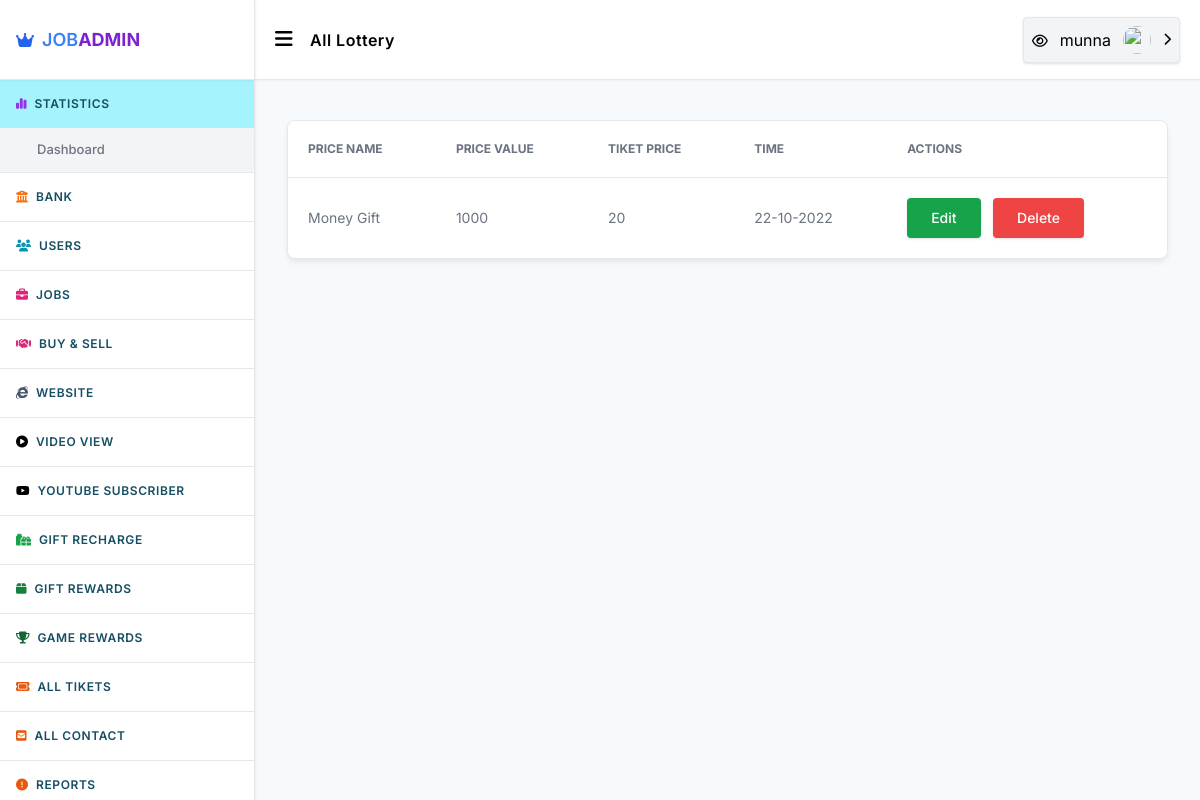
Screenshot of /admin/all-lottery.php (signed in) with the database file from the repository.
### tables this page shows
CREATE TABLE `users` (
  `id` int(11) UNSIGNED NOT NULL,
  `mobile` varchar(55) NOT NULL,
  `fullname` varchar(25) NOT NULL,
  `email` varchar(255) NOT NULL,
  `password` varchar(128) NOT NULL,
  `coins` decimal(10,2) NOT NULL DEFAULT 0.00,
  `image` varchar(999) NOT NULL,
  `totalarn` decimal(10,2) NOT NULL,
  `admin` smallint(3) UNSIGNED NOT NULL DEFAULT 0,
  `country` varchar(255) NOT NULL,
  `address` varchar(999) NOT NULL,
  `city` varchar(500) NOT NULL,
  `zipcod` varchar(50) NOT NULL,
  `datebirth` varchar(55) NOT NULL,
  `facebook` text NOT NULL,
  `twiter` varchar(999) NOT NULL,
  `reg_time` int(11) UNSIGNED NOT NULL DEFAULT 0,
  `last_activity` int(11) UNSIGNED NOT NULL DEFAULT 0,
  `ref` int(11) UNSIGNED NOT NULL DEFAULT 0,
  `reg_ip` varchar(64) NOT NULL DEFAULT '0',
  `log_ip` varchar(64) NOT NULL,
  `activate` varchar(32) NOT NULL DEFAULT '0',
  `disabled` smallint(1) UNSIGNED NOT NULL DEFAULT 0
);

CREATE TABLE `tottery` (
  `id` int(11) NOT NULL,
  `name` varchar(255) NOT NULL,
  `price` int(11) NOT NULL,
  `img` varchar(255) NOT NULL,
  `lprice` int(5) NOT NULL,
  `wintime` int(11) NOT NULL,
  `time` int(11) NOT NULL
);

### system/include/int.php (called while the page is built, shortened)
<?php
	$config['sql_extenstion']  = 'MySQLi';
	require(BASE_PATH.'/include/database.php');
	$db = new MySQLConnection($config['sql_host'], $config['sql_username'], $config['sql_password'], $config['sql_database']);$yerr = $db;$db->Connect();
	$config = array();
	$configs = $db->QueryFetchArrayAll("SELECT config_name,config_value FROM `site_config`");
	foreach ($configs as $con)
	{
		$config[$con['config_name']] = $con['config_value'];
	}
	$config['version'] = '1.0';
	if(isset($_SESSION['User_Id'])){
		$ses_id = $_SESSION['User_Id'];
		$data = $db->QueryFetchArray("SELECT * FROM `users` WHERE `id`='".$ses_id."' AND `disabled`='0' LIMIT 1");
	}
?>

### system/include/database.php (called while the page is built)
 <?php
$config['sql_host']       = 'localhost';
$config['sql_username']   = 'root';
$config['sql_password']   = '';
$config['sql_database']   = 'jobless';
$config['sql_extenstion'] = (version_compare(phpversion(), '5.5', '<') ? 'MySQL' : 'MySQLi');
 ?>

### system/include/libs/database/MySQLi.php (called while the page is built, shortened)
<?php
class MySQLConnection {
	private $sqlHost;
	private $sqlUser;
	private $sqlPassword;
	private $sqlDatabase;
	private $MySQLi = FALSE;
	public function __construct($sqlHost, $sqlUser, $sqlPassword, $sqlDatabase = FALSE) {
		$this->sqlHost = $sqlHost;
		$this->sqlUser = $sqlUser;
		$this->sqlPassword = $sqlPassword;
		$this->sqlDatabase = $sqlDatabase;
	}
	public function Connect() {
		$this->MySQLi = new mysqli($this->sqlHost, $this->sqlUser, $this->sqlPassword, $this->sqlDatabase);
		return $this->MySQLi;
	}
	public function Query($query, $unbuffered = false, $show_error = false) {
		$start = microtime(true);
		$query = $this->MySQLi->query($query, ($unbuffered ? MYSQLI_USE_RESULT : MYSQLI_STORE_RESULT));
		return $query;
	}
	public function FetchArray($result) {
		$result = $result->fetch_array();
		return $result;
	}
	public function QueryFetchArray($result)
	{
		$result = $this->Query($result, true);
		$result = $this->FetchArray($result);
		return $result;
	}
	public function QueryFetchArrayAll($result) {
		$result = $this->Query($result, true);
		$retval = array();
		while($row = $this->FetchArray($result)) {
			$retval[] = $row;
		}
		return $retval;
	}
}
?>

### system/functions.php (called while the page is built, shortened)
<?php
require_once"include/int.php";
function _getData($db,$queary){
    $data=$db->QueryFetchArray($queary);
    return  $data==null?0:$data;
}
?>

### admin/all-lottery.php (the view, shortened to what this page needs)
<?php
  require_once"common/header.php";
  ?>
      <div class="x_container space-y-10 py-10">
        <div class="flex flex-col rounded-lg shadow-md border border-[
    ] shadow-gray-200 bg-white">
          <div class="overflow-x-auto rounded-lg">
            <div class="inline-block min-w-full align-middle">
              <div class="overflow-auto bg-white">
                <table class="min-w-full divide-y divide-gray-200 table-fixed">
                  <thead class="bg-white">
                    <tr>
                      <th scope="col" class="p-4 text-xs font-medium text-left text-gray-500 uppercase lg:p-5"> Price Name
                      </th>
                      <th scope="col" class="p-4 text-xs font-medium text-left text-gray-500 uppercase lg:p-5"> Price
                      Value </th>
                      <th scope="col" class="p-4 text-xs font-medium text-left text-gray-500 uppercase lg:p-5">Tiket Price
                         </th>
                      <th scope="col" class="p-4 text-xs font-medium text-left text-gray-500 uppercase lg:p-5"> Time
                      </th>
                      <th scope="col" class="p-4 text-xs font-medium text-left text-gray-500 uppercase lg:p-5"> Actions
                      </th>
                    </tr>
                  </thead>
                  <tbody class="bg-white divide-y divide-gray-200">
                    <?php
                    $pr=_getData($db,"SELECT * FROM `tottery` WHERE id=1");
                    ?>
                    <tr class="hover:bg-gray-100">
                      <td class="p-4 text-sm font-normal text-gray-500 whitespace-nowrap lg:p-5">
                        <?= $pr['name'] ?> </td>
                      <td class="p-4 text-sm font-normal text-gray-500 whitespace-nowrap lg:p-5">
                      <?= $pr['price'] ?> </td>
                      <td class="p-4 text-sm font-normal text-gray-500 whitespace-nowrap lg:p-5">
                      <?= $pr['lprice'] ?> </td>
                      <td class="p-4 text-sm font-normal text-gray-500 whitespace-nowrap lg:p-5">
                      <?= date('d-m-Y',$pr['time']) ?> </td>
                      <td class="p-4 space-x-2 whitespace-nowrap lg:p-5">
                        <a href="add-new-lottery.php?ids=1" type="button"
                          class="popup_show btn bg-green-600 w-fit text-white">Edit</a>
                        <button data-target="delete_lottery" type="button"
                          class="popup_show btn bg-red-500 w-fit text-white">Delete</button>
                      </td>
                    </tr>
                  </tbody>
                </table>
              </div>
            </div>
          </div>
        </div>
      </div>
    </div>
  </main>
</body>
</html>

### admin/common/header.php (shortened to what this page needs)
<?php
	require_once"../system/functions.php";
?>
<!DOCTYPE html>
<html lang="en">
<head>
    <link rel="stylesheet" href="css/styles.css">
    <link rel="stylesheet" href="../assets/css/jquery-confirm.min.css">
    <link rel="stylesheet" href="css/styles.css">
</head>
<body>
    <main class="flex p-0 m-0 justify-between w-full h-screen overflow-hidden">
        <div id="sidebar"
            class="sidebar transition-all w-[0px] min-w-[0px] lg:min-w-[255px] lg:w-[255px] h-screen overflow-auto bg-white border-r shadow sidebar fixed lg:relative inset-y-0 left-0"
            style="z-index: 99;">
            <div
                class="flex items-center justify-between px-4 gap-x-2 h-20 border-b shadow-sm sticky top-0 left-0 bg-white z-50">
                <a class="flex items-center justify-between gap-x-2 active" href="./index.php">
                    <p class="text-blue-600"> <i class="fa-solid fa-crown"></i> </p>
                    <p class="flex items-center justify-center"><span
                            class="font-semibold text-lg text-blue-500"><?= $config['site_name']; ?></span><span
                            class="font-bold text-lg text-purple-700">ADMIN</span></p>
                </a>
            </div>
            <div class="sidebar_item overflow-hidden">
                <button class="ds_title active" data-ref="STATISTICS">
                    <span class="text-xs transition-all text-purple-600"><i class="fa-solid fa-chart-simple"></i></span>
                    <span class="tracking-wider block">STATISTICS</span>
                </button>
                <ul class="ds_ul transition-all" data-ref="STATISTICS">
                    <li>
                        <a class="active" href="./index.php">
                            <span>Dashboard</span>
                        </a>
                    </li>
                </ul>
            </div>
            <hr class="my-0">
            <div class="sidebar_item overflow-hidden">
                <button class="ds_title" data-ref="BANK"><span class="text-xs transition-all text-orange-500"><i
                            class="fa-solid fa-building-columns"></i></span><span
                        class="tracking-wider block">BANK</span>
                </button>
            </div>
            <hr class="my-0">
            <div class="sidebar_item overflow-hidden">
                <button class="ds_title" data-ref="USERS"><span class="text-xs transition-all text-cyan-600"><i
                            class="fa-solid fa-users"></i></span><span class="tracking-wider block">USERS</span>
                </button>
            </div>
            <hr class="my-0">
            <div class="sidebar_item overflow-hidden">
                <button class="ds_title" data-ref="JOBS"><span class="text-xs transition-all text-pink-600"><i
                            class="fa-solid fa-briefcase"></i></span><span class="tracking-wider block">JOBS</span>
                </button>
            </div>
            <hr class="my-0">
                       <div class="sidebar_item overflow-hidden">
                <button class="ds_title" data-ref="Product"><span class="text-xs transition-all text-pink-600"><i class="fa-solid fa-handshake"></i></span><span class="tracking-wider block">Buy & Sell</span>
                </button>
            </div>
            <hr class="my-0">
            <div class="sidebar_item overflow-hidden">
                <button class="ds_title" data-ref="Website"><span class="text-xs transition-all text-slate-600"><i
                            class="fa fa-internet-explorer"></i></span><span
                        class="tracking-wider block">Website</span>
                </button>
            </div>
            <hr class="my-0">
            <div class="sidebar_item overflow-hidden">
                <button class="ds_title" data-ref="Video Ads"><span class="text-xs transition-all text-black"><i
                            class="fa-solid fa-play-circle"></i></span><span class="tracking-wider block">Video
                        View</span>
                </button>
            </div>
            <hr class="my-0">
            <div class="sidebar_item overflow-hidden">
                <button class="ds_title" data-ref="subscriber"><span class="text-xs transition-all text-black"><i
                            class="fa-brands fa-youtube"></i></span><span class="tracking-wider block">Youtube
                        Subscriber</span>
                </button>
            </div>
            <hr class="my-0">
            <div class="sidebar_item overflow-hidden">
                <button class="ds_title" data-ref="Lucky Coupon"><span class="text-xs transition-all text-green-600"><i
                            class="fa-solid fa-gifts"></i></span><span class="tracking-wider block">Gift
                        Recharge</span>
                </button>
            </div>
            <hr class="my-0">
            <div class="sidebar_item overflow-hidden">
                <button class="ds_title" data-ref="Lottery"><span class="text-xs transition-all text-green-700"><i
                            class="fa-solid fa-box"></i></span><span class="tracking-wider block">Gift
                        Rewards</span>
                </button>
            </div>
            <hr class="my-0">
            <div class="sidebar_item overflow-hidden">
                <button class="ds_title" data-ref="Game"><span class="text-xs transition-all text-green-800">
                        <i class="fa-solid fa-trophy"></i>
                    </span><span class="tracking-wider block">Game Rewards</span>
                </button>
            </div>
            <hr class="my-0">
            <div class="sidebar_item overflow-hidden">
                <button class="ds_title" data-ref="TIKETS">
                    <span class="text-xs transition-all text-orange-600"><i class="fa-solid fa-ticket"></i></span>
                    <span class="tracking-wider block">All Tikets</span>
                </button>
            </div>
            <hr class="my-0">
            <div class="sidebar_item overflow-hidden">
                <button class="ds_title" data-ref="Contact">
                    <span class="text-xs transition-all text-orange-600"><i
                            class="fa-solid fa-square-envelope"></i></span>
                    <span class="tracking-wider block">All Contact</span>
                </button>
            </div>
            <hr class="my-0">
            <div class="sidebar_item overflow-hidden">
                <button class="ds_title" data-ref="REPORTS">
                    <span class="text-xs transition-all text-orange-600"><i
                            class="fa-solid fa-circle-exclamation"></i></span>
                    <span class="tracking-wider block">REPORTS</span>
                </button>
            </div>
        </div>
        <div class="w-full h-screen overflow-auto">
            <header class="h-20 bg-white z-40 sticky top-0 left-0 right-0 shadow-sm border-b">
                <div class="h-full flex items-center relative justify-between px-5 xl:px-10">
                    <div class="text-xl font-semibold tracking-wide capitalize space-x-3">
                        <button id="sidebar_toggler">
                            <i class="fa-solid fa-bars"></i>
                        </button>
                        <span class="hidden sm:inline-block capitalize page_title">Dashboard</span>
                    </div>
                    <div class="flex items-center justify-center gap-x-3 sm:gap-x-4">
                        <div class="relative w-fit z-50"><button type="button"
                                class="header_options_toggler w-full p-2 rounded bg-gray-100 shadow border flex items-center justify-center gap-x-3">
                                <a target="_blank" href="https://joblessbd.com/">
                                    <span class="text-sm font-medium"><i class="fa fa-eye"></i></span></a>
                                <span>
                                    <?= $data['fullname'] ?> </span><img class="h-7 w-7 rounded-full"
                                    src="https://firebasestorage.googleapis.com/v0/b/bs-game-topup.appspot.com/o/images%2Fimages.png?alt=media&amp;token=f46fd874-00f4-48fe-a8ac-c43abf380491"
                                    alt=""> <small class="header_options_icon transition-all transform"><i
                                        class="fa-solid fa-chevron-right"></i></small>
                            </button>
                        </div>
                    </div>
                </div>
            </header>

### rows the page displays
users: fullname "munna"
tottery: name "Money Gift", price "1000", lprice "20", time "22-10-2022"

### other values shown
$config['site_name'] "JOB"
